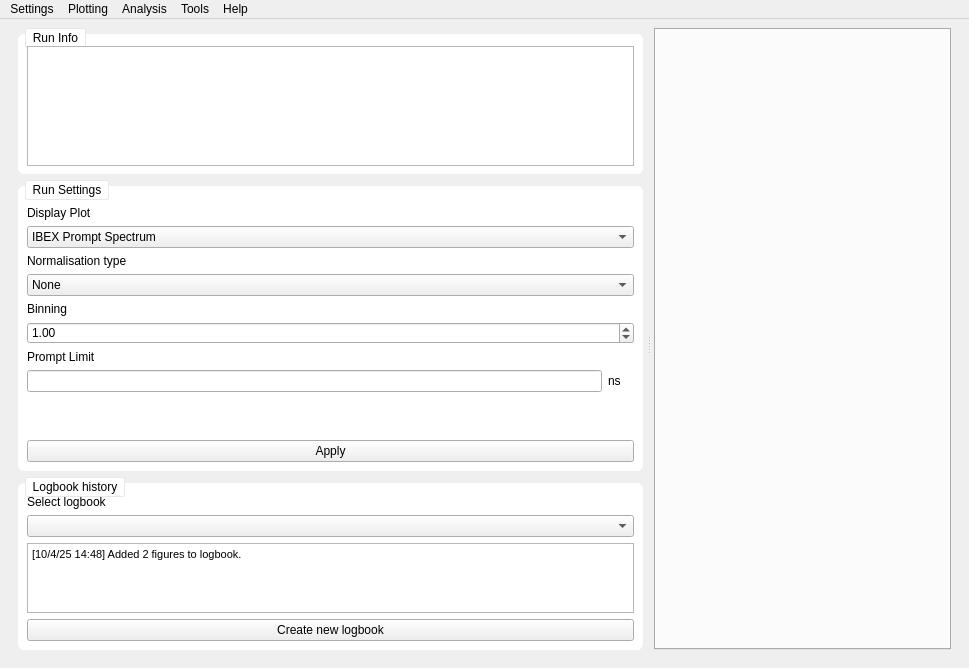
<?xml version="1.0" encoding="UTF-8"?>
<ui version="4.0">
 <class>workspace</class>
 <widget class="QMainWindow" name="workspace">
  <property name="windowModality">
   <enum>Qt::NonModal</enum>
  </property>
  <property name="geometry">
   <rect>
    <x>0</x>
    <y>0</y>
    <width>969</width>
    <height>668</height>
   </rect>
  </property>
  <property name="minimumSize">
   <size>
    <width>0</width>
    <height>0</height>
   </size>
  </property>
  <property name="windowTitle">
   <string>MainWindow</string>
  </property>
  <property name="styleSheet">
   <string notr="true"/>
  </property>
  <property name="tabShape">
   <enum>QTabWidget::Rounded</enum>
  </property>
  <widget class="QWidget" name="centralwidget">
   <layout class="QVBoxLayout" name="verticalLayout">
    <item>
     <widget class="QSplitter" name="splitter">
      <property name="minimumSize">
       <size>
        <width>10</width>
        <height>0</height>
       </size>
      </property>
      <property name="styleSheet">
       <string notr="true"/>
      </property>
      <property name="frameShape">
       <enum>QFrame::NoFrame</enum>
      </property>
      <property name="orientation">
       <enum>Qt::Horizontal</enum>
      </property>
      <property name="opaqueResize">
       <bool>true</bool>
      </property>
      <property name="handleWidth">
       <number>5</number>
      </property>
      <property name="childrenCollapsible">
       <bool>false</bool>
      </property>
      <widget class="QFrame" name="frame">
       <property name="minimumSize">
        <size>
         <width>200</width>
         <height>0</height>
        </size>
       </property>
       <property name="frameShape">
        <enum>QFrame::NoFrame</enum>
       </property>
       <layout class="QVBoxLayout" name="verticalLayout_5">
        <property name="leftMargin">
         <number>9</number>
        </property>
        <property name="topMargin">
         <number>0</number>
        </property>
        <property name="rightMargin">
         <number>3</number>
        </property>
        <property name="bottomMargin">
         <number>9</number>
        </property>
        <item>
         <widget class="QGroupBox" name="groupBox">
          <property name="sizePolicy">
           <sizepolicy hsizetype="Preferred" vsizetype="Preferred">
            <horstretch>0</horstretch>
            <verstretch>1</verstretch>
           </sizepolicy>
          </property>
          <property name="styleSheet">
           <string notr="true">QGroupBox {
	border-radius: 6px;
	margin-top: 6px;
	background-color: white;
}
QGroupBox::title {
    subcontrol-origin: margin;
    left: 7px;
    padding: 2px 5px 2px 5px;
	background-color: white;
	border: 1px solid #E8E8E8;
	border-radius: 2px
}</string>
          </property>
          <property name="title">
           <string>Run Info</string>
          </property>
          <property name="alignment">
           <set>Qt::AlignLeading|Qt::AlignLeft|Qt::AlignTop</set>
          </property>
          <property name="flat">
           <bool>false</bool>
          </property>
          <property name="checkable">
           <bool>false</bool>
          </property>
          <layout class="QVBoxLayout" name="verticalLayout_4">
           <property name="spacing">
            <number>6</number>
           </property>
           <property name="topMargin">
            <number>12</number>
           </property>
           <property name="bottomMargin">
            <number>8</number>
           </property>
           <item>
            <widget class="QTextBrowser" name="comment_text">
             <property name="sizePolicy">
              <sizepolicy hsizetype="Expanding" vsizetype="Expanding">
               <horstretch>0</horstretch>
               <verstretch>1</verstretch>
              </sizepolicy>
             </property>
            </widget>
           </item>
          </layout>
         </widget>
        </item>
        <item>
         <widget class="QGroupBox" name="groupBox_2">
          <property name="sizePolicy">
           <sizepolicy hsizetype="Preferred" vsizetype="Preferred">
            <horstretch>0</horstretch>
            <verstretch>2</verstretch>
           </sizepolicy>
          </property>
          <property name="styleSheet">
           <string notr="true">QGroupBox {
	border-radius: 6px;
	margin-top: 6px;
	background-color: white;
}
QGroupBox::title {
    subcontrol-origin: margin;
    left: 7px;
    padding: 2px 5px 2px 5px;
	background-color: white;
	border: 1px solid #E8E8E8;
	border-radius: 2px
}</string>
          </property>
          <property name="title">
           <string>Run Settings</string>
          </property>
          <property name="flat">
           <bool>false</bool>
          </property>
          <layout class="QGridLayout" name="gridLayout_3">
           <property name="leftMargin">
            <number>9</number>
           </property>
           <property name="topMargin">
            <number>20</number>
           </property>
           <property name="rightMargin">
            <number>9</number>
           </property>
           <property name="bottomMargin">
            <number>9</number>
           </property>
           <item row="6" column="2">
            <widget class="QLabel" name="label_2">
             <property name="styleSheet">
              <string notr="true"/>
             </property>
             <property name="text">
              <string>Normalisation type</string>
             </property>
            </widget>
           </item>
           <item row="9" column="2" colspan="3">
            <widget class="QDoubleSpinBox" name="binning_spin_box">
             <property name="suffix">
              <string/>
             </property>
             <property name="minimum">
              <double>0.100000000000000</double>
             </property>
             <property name="singleStep">
              <double>1.000000000000000</double>
             </property>
             <property name="value">
              <double>1.000000000000000</double>
             </property>
            </widget>
           </item>
           <item row="10" column="2">
            <widget class="QLabel" name="label_5">
             <property name="text">
              <string>Prompt Limit</string>
             </property>
            </widget>
           </item>
           <item row="4" column="2" colspan="3">
            <widget class="QComboBox" name="nexus_plot_display_combo_box">
             <item>
              <property name="text">
               <string>IBEX Prompt Spectrum</string>
              </property>
             </item>
             <item>
              <property name="text">
               <string>IBEX Delayed Spectrum</string>
              </property>
             </item>
             <item>
              <property name="text">
               <string>Manual Prompt Spectrum</string>
              </property>
             </item>
             <item>
              <property name="text">
               <string>Manual Delayed Spectrum</string>
              </property>
             </item>
             <item>
              <property name="text">
               <string>Time Plot</string>
              </property>
             </item>
             <item>
              <property name="text">
               <string>Efficiency Spectrum</string>
              </property>
             </item>
            </widget>
           </item>
           <item row="8" column="2">
            <widget class="QLabel" name="label_3">
             <property name="text">
              <string>Binning</string>
             </property>
            </widget>
           </item>
           <item row="15" column="2" colspan="3">
            <widget class="QPushButton" name="apply_run_settings_button">
             <property name="text">
              <string>Apply</string>
             </property>
            </widget>
           </item>
           <item row="3" column="2">
            <widget class="QLabel" name="label_4">
             <property name="text">
              <string>Display Plot</string>
             </property>
            </widget>
           </item>
           <item row="12" column="3">
            <spacer name="verticalSpacer">
             <property name="orientation">
              <enum>Qt::Vertical</enum>
             </property>
             <property name="sizeHint" stdset="0">
              <size>
               <width>20</width>
               <height>40</height>
              </size>
             </property>
            </spacer>
           </item>
           <item row="7" column="2" colspan="3">
            <widget class="QComboBox" name="normalisation_type_combo_box">
             <item>
              <property name="text">
               <string>None</string>
              </property>
             </item>
             <item>
              <property name="text">
               <string>Normalisation by counts</string>
              </property>
             </item>
             <item>
              <property name="text">
               <string>Normalisation by events</string>
              </property>
             </item>
            </widget>
           </item>
           <item row="11" column="2">
            <widget class="QLineEdit" name="prompt_limit_textbox"/>
           </item>
           <item row="11" column="3">
            <widget class="QLabel" name="label_6">
             <property name="text">
              <string>ns</string>
             </property>
            </widget>
           </item>
          </layout>
         </widget>
        </item>
        <item>
         <widget class="QGroupBox" name="logbook_group_box">
          <property name="sizePolicy">
           <sizepolicy hsizetype="Preferred" vsizetype="Preferred">
            <horstretch>0</horstretch>
            <verstretch>1</verstretch>
           </sizepolicy>
          </property>
          <property name="styleSheet">
           <string notr="true">QGroupBox {
	border-radius: 6px;
	margin-top: 6px;
	background-color: white;
}

QGroupBox::title {
    subcontrol-origin: margin;
    left: 7px;
    padding: 2px 5px 2px 5px;
	background-color: white;
	border: 1px solid #E8E8E8;
	border-radius: 2px
}</string>
          </property>
          <property name="title">
           <string>Logbook history</string>
          </property>
          <property name="flat">
           <bool>false</bool>
          </property>
          <layout class="QGridLayout" name="gridLayout">
           <property name="leftMargin">
            <number>9</number>
           </property>
           <property name="topMargin">
            <number>12</number>
           </property>
           <item row="3" column="0" colspan="2">
            <widget class="QPushButton" name="pushButton">
             <property name="text">
              <string>Create new logbook</string>
             </property>
            </widget>
           </item>
           <item row="0" column="0" colspan="2">
            <widget class="QLabel" name="label">
             <property name="text">
              <string>Select logbook</string>
             </property>
            </widget>
           </item>
           <item row="1" column="0" colspan="2">
            <widget class="QComboBox" name="comboBox"/>
           </item>
           <item row="2" column="0" colspan="2">
            <widget class="QTextBrowser" name="textBrowser">
             <property name="html">
              <string>&lt;!DOCTYPE HTML PUBLIC &quot;-//W3C//DTD HTML 4.0//EN&quot; &quot;http://www.w3.org/TR/REC-html40/strict.dtd&quot;&gt;
&lt;html&gt;&lt;head&gt;&lt;meta name=&quot;qrichtext&quot; content=&quot;1&quot; /&gt;&lt;meta charset=&quot;utf-8&quot; /&gt;&lt;style type=&quot;text/css&quot;&gt;
p, li { white-space: pre-wrap; }
hr { height: 1px; border-width: 0; }
li.unchecked::marker { content: &quot;\2610&quot;; }
li.checked::marker { content: &quot;\2612&quot;; }
&lt;/style&gt;&lt;/head&gt;&lt;body style=&quot; font-family:'Segoe UI'; font-size:9pt; font-weight:400; font-style:normal;&quot;&gt;
&lt;p style=&quot; margin-top:0px; margin-bottom:0px; margin-left:0px; margin-right:0px; -qt-block-indent:0; text-indent:0px;&quot;&gt;&lt;span style=&quot; font-size:8pt;&quot;&gt;[10/4/25 14:48] Added 2 figures to logbook.&lt;/span&gt;&lt;/p&gt;
&lt;p style=&quot;-qt-paragraph-type:empty; margin-top:0px; margin-bottom:0px; margin-left:0px; margin-right:0px; -qt-block-indent:0; text-indent:0px; font-size:8pt;&quot;&gt;&lt;br /&gt;&lt;/p&gt;&lt;/body&gt;&lt;/html&gt;</string>
             </property>
            </widget>
           </item>
          </layout>
         </widget>
        </item>
       </layout>
      </widget>
      <widget class="QFrame" name="frame_2">
       <property name="frameShape">
        <enum>QFrame::NoFrame</enum>
       </property>
       <property name="frameShadow">
        <enum>QFrame::Raised</enum>
       </property>
       <layout class="QVBoxLayout" name="verticalLayout_8">
        <property name="leftMargin">
         <number>3</number>
        </property>
        <property name="topMargin">
         <number>0</number>
        </property>
        <property name="bottomMargin">
         <number>9</number>
        </property>
        <item>
         <widget class="QTabWidget" name="tabWidget">
          <property name="currentIndex">
           <number>-1</number>
          </property>
          <property name="elideMode">
           <enum>Qt::ElideRight</enum>
          </property>
          <property name="tabsClosable">
           <bool>true</bool>
          </property>
          <property name="movable">
           <bool>true</bool>
          </property>
         </widget>
        </item>
       </layout>
      </widget>
     </widget>
    </item>
   </layout>
  </widget>
  <widget class="QMenuBar" name="menubar">
   <property name="geometry">
    <rect>
     <x>0</x>
     <y>0</y>
     <width>969</width>
     <height>22</height>
    </rect>
   </property>
   <property name="styleSheet">
    <string notr="true">border-bottom: 1px solid lightgrey;
margin: 0px;
padding: 0;</string>
   </property>
   <property name="defaultUp">
    <bool>false</bool>
   </property>
   <widget class="QMenu" name="plot_menu">
    <property name="title">
     <string>Plotting</string>
    </property>
    <addaction name="plot_multiplot"/>
    <addaction name="fit_table_plot"/>
   </widget>
   <widget class="QMenu" name="settings_menu">
    <property name="title">
     <string>Settings</string>
    </property>
    <addaction name="general_settings"/>
    <addaction name="energy_correction_settings"/>
   </widget>
   <widget class="QMenu" name="analysis_menu">
    <property name="title">
     <string>Analysis</string>
    </property>
    <widget class="QMenu" name="peak_fit_menu">
     <property name="title">
      <string>Peak Fitting</string>
     </property>
    </widget>
    <addaction name="peak_fit_menu"/>
   </widget>
   <widget class="QMenu" name="tools_menu">
    <property name="title">
     <string>Tools</string>
    </property>
    <addaction name="trim_simulation"/>
    <addaction name="model_muon_spectrum"/>
    <addaction name="periodic_table"/>
   </widget>
   <widget class="QMenu" name="help_menu">
    <property name="title">
     <string>Help</string>
    </property>
    <addaction name="help_manual"/>
   </widget>
   <addaction name="settings_menu"/>
   <addaction name="plot_menu"/>
   <addaction name="analysis_menu"/>
   <addaction name="tools_menu"/>
   <addaction name="help_menu"/>
  </widget>
  <action name="trim_simulation">
   <property name="text">
    <string>SRIM/TRIM simulation</string>
   </property>
  </action>
  <action name="model_muon_spectrum">
   <property name="text">
    <string>Simulate Muonic X-ray Spectra</string>
   </property>
  </action>
  <action name="periodic_table">
   <property name="text">
    <string>Periodic Table</string>
   </property>
  </action>
  <action name="help_manual">
   <property name="text">
    <string>Manual</string>
   </property>
  </action>
  <action name="energy_corrections">
   <property name="text">
    <string>Energy corrections</string>
   </property>
  </action>
  <action name="plot_multiplot">
   <property name="text">
    <string>Multi-run Plot</string>
   </property>
  </action>
  <action name="actiontest">
   <property name="text">
    <string>test</string>
   </property>
  </action>
  <action name="file_load_default">
   <property name="text">
    <string>Load default settings</string>
   </property>
  </action>
  <action name="file_browse_dir">
   <property name="text">
    <string>Browse to data directory</string>
   </property>
  </action>
  <action name="file_reset">
   <property name="text">
    <string>Reset all settings</string>
   </property>
  </action>
  <action name="general_settings">
   <property name="text">
    <string>General settings</string>
   </property>
  </action>
  <action name="energy_correction_settings">
   <property name="text">
    <string>Energy corrections</string>
   </property>
  </action>
  <action name="fit_table_plot">
   <property name="text">
    <string>Fit-table Plot</string>
   </property>
  </action>
 </widget>
 <resources/>
 <connections/>
</ui>
